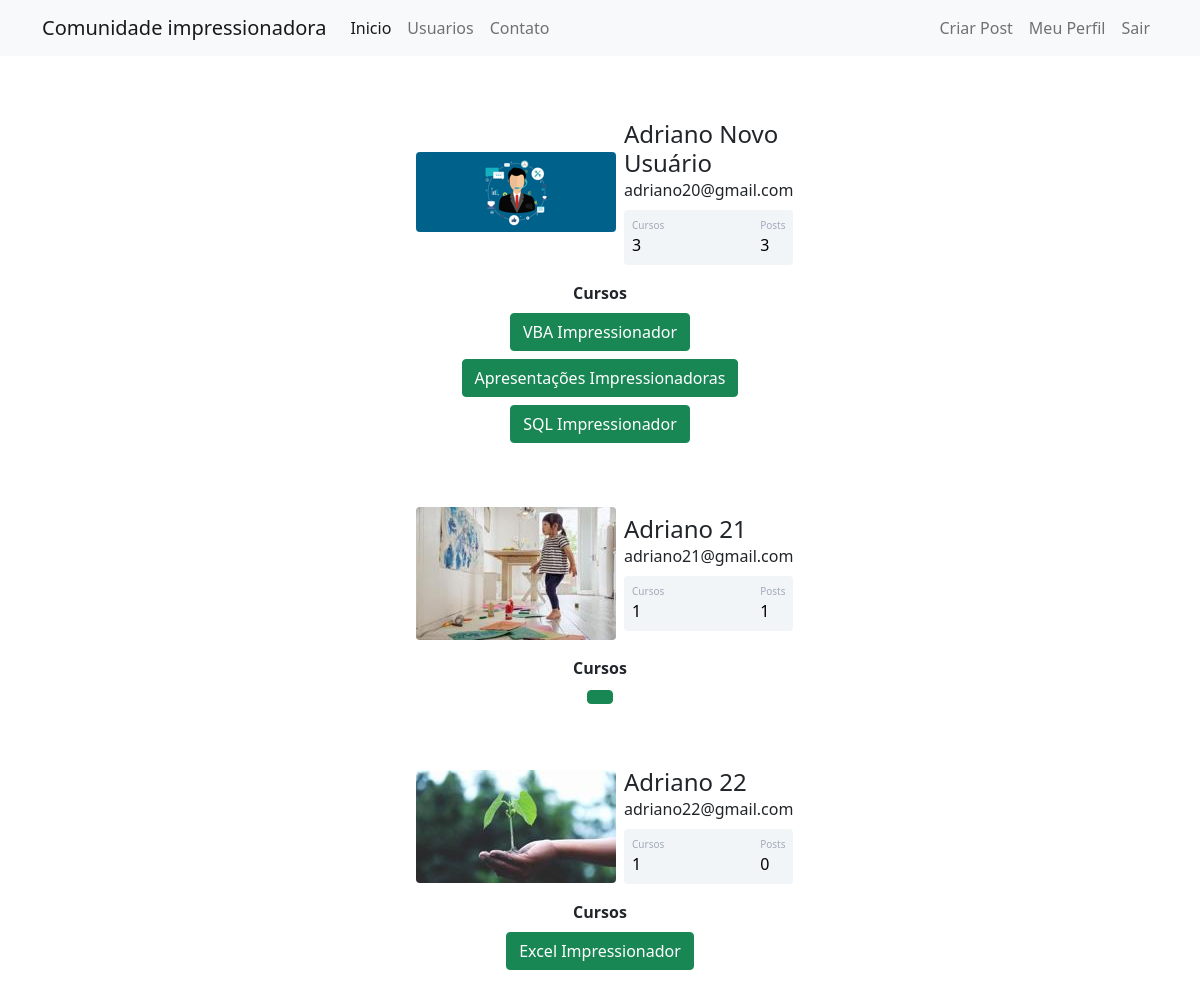
The app's page /usuarios (signed in) with its own data.
### comunidadeimpressionadora/models.py (models this page shows)
class Usuario(database.Model, UserMixin):
    id = database.Column(database.Integer, primary_key=True)
    username = database.Column(database.String, nullable=False)
    email = database.Column(database.String, nullable=False, unique=True)
    senha = database.Column(database.String, nullable=False)
    foto_perfil = database.Column(database.String, default="default.png")
    posts = database.relationship("Post", backref="autor", lazy=True)
    cursos = database.Column(database.String, nullable=False, default="Não informado")
    def contar_posts(self):
        return len(self.posts)

### comunidadeimpressionadora/routes.py (the view)
@app.route("/usuarios")
@login_required
def usuarios():
    lista_usuarios = Usuario.query.all()
    return render_template("usuarios.html", lista_usuarios=lista_usuarios)

### comunidadeimpressionadora/models.py (called while the page is built)
@login_manager.user_loader #Informa ao login manager que éssa é a função que retorna o usuário
def load_usuario(id_usuario):
    return Usuario.query.get(int(id_usuario))

### comunidadeimpressionadora/templates/usuarios.html (shortened to what this page needs)
{% extends 'base.html' %}
{% block body %}
    {% for usuario in lista_usuarios %}
        <div class="container mt-5 d-flex justify-content-center">
            <div class="card p-3">
                <div class="d-flex align-items-center">
                    <div class="image pe-2">
                        <img src="{{ url_for('static', filename='fotos_perfil/{}'.format(usuario.foto_perfil)) }}"
                            class="rounded" width="200"
                        >
                    </div>
                <div class="ml-3 w-100">
                    <h4 class="mb-0 mt-0">{{usuario.username}}</h4>
                    <span>{{usuario.email}}</span>
                    <div class="p-2 mt-2 bg-primary d-flex justify-content-between rounded text-white stats">
                        <div class="d-flex flex-column">
                            <span class="articles">Cursos</span>
                            {% if "Não informado" in usuario.cursos %}
                                <span class="number1">0</span>
                            {% else %}
                                <span class="number1">{{ usuario.cursos.count(";") + 1 }}</span>
                            {% endif %}
                        </div>
                        <div class="d-flex flex-column">
                            <span class="rating">Posts</span>
                            <span class="number3">{{ usuario.contar_posts() }}</span>
                        </div>
                    </div>
                    </div>
                </div>
            </div>
        </div>
        <div class="row justify-content-center">
            <div class="col col-4" style="text-align: center;">
                <strong>Cursos</strong><br>
                {% for curso in usuario.cursos.split(";") %}
                    <button type="button" class="btn btn-success mt-2">{{ curso }}</button>
                {% endfor %}
            </div>
        </div>
    {% endfor %}
{% endblock %}

### comunidadeimpressionadora/static/main.css (style rules this page uses)
.card { width: 400px; border: none; border-radius: 10px; background-color: #fff; }
.stats { background: #f2f5f8 !important; color: #000 !important; }
.articles { font-size:10px; color: #a1aab9; }
.number1 { font-weight:500; }
.rating { font-size:10px; color: #a1aab9; }
.number3 { font-weight:500; }

### records on screen
Usuario: foto_perfil (picture), username "Adriano Novo Usuário", email "adriano20@gmail.com", cursos "3", contar_posts "3", curso "VBA Impressionador" "Apresentações Impressionadoras" "SQL Impressionador"
Usuario: foto_perfil (picture), username "Adriano 21", email "adriano21@gmail.com", cursos "1", contar_posts "1"
Usuario: foto_perfil (picture), username "Adriano 22", email "adriano22@gmail.com", cursos "1", contar_posts "0", cursos "Excel Impressionador"
